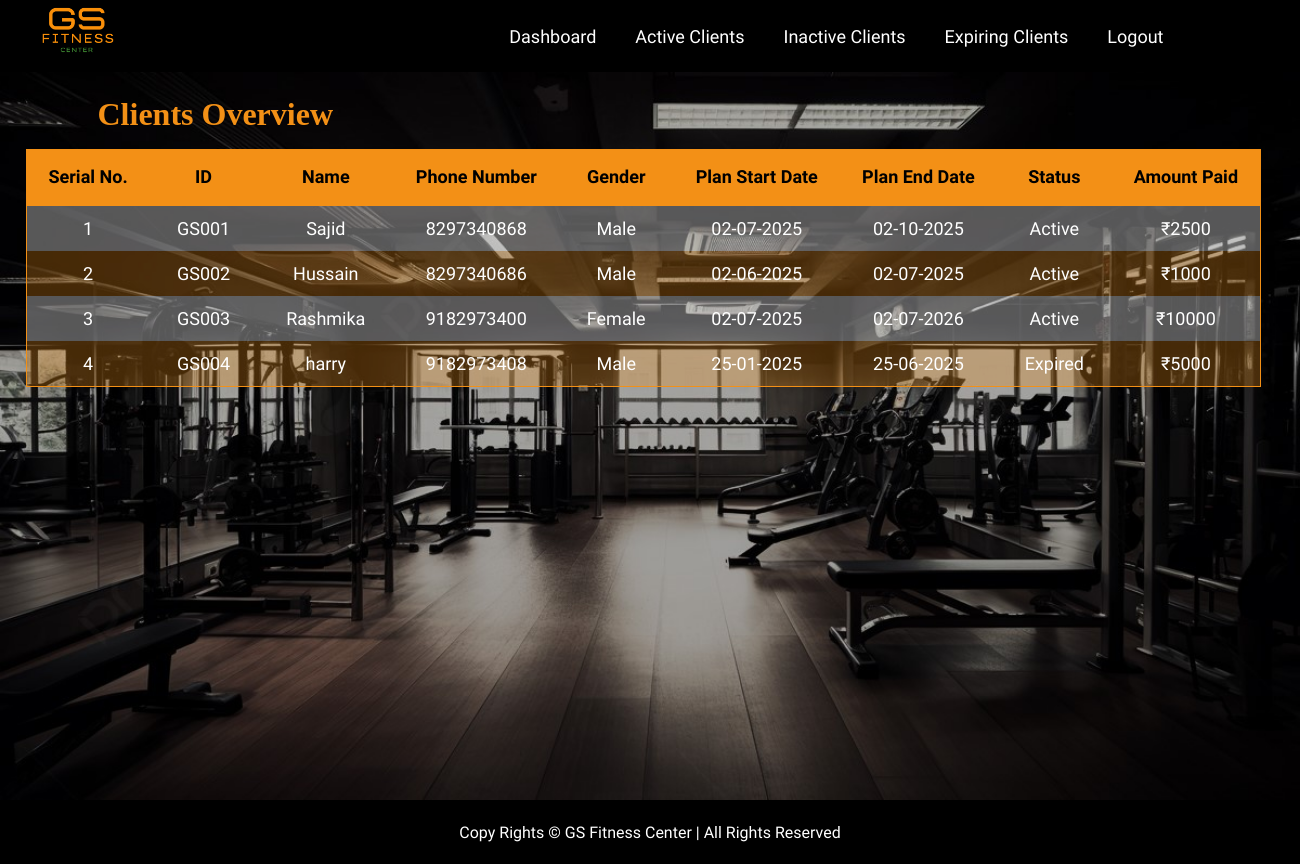
Page /clients-overview (signed in) on the committed database.
### app.py (models this page shows)
class Client(db.Model):
    id = db.Column(db.Integer, primary_key=True)
    custom_id = db.Column(db.String(10), unique=True)
    name = db.Column(db.String(100), nullable=False)
    phone = db.Column(db.String(20), nullable=False)
    gender = db.Column(db.String(10), nullable=False)
    plan_start = db.Column(db.Date, nullable=False)
    plan_end = db.Column(db.Date, nullable=False)
    status = db.Column(db.String(20), nullable=False)
    amount_paid = db.Column(db.Integer, nullable=False)

### app.py (the view)
@app.route("/clients-overview")
def clients_overview():
    if "admin_user" not in session:
        return redirect("/login")
    clients = Client.query.all()
    for client in clients:
        if client.plan_end < date.today():
            client.status = "Expired"
        else:
            client.status = "Active"
    db.session.commit()
    return render_template("clients overview.html", clients = clients)

### templates/clients overview.html (shortened to what this page needs)
<!DOCTYPE html>
<html lang="en">
<head>
    <link rel="stylesheet" href="/static/css/clients overview.css">
</head>
<body>
    <header>
        <div class="logo">
            <img src="/static/images/Logo.png" alt="">
        </div>
        <nav>
            <ul>
                <li><a href="/dashboard">Dashboard</a></li>
                <li><a href="/active-clients">Active Clients</a></li>
                <li><a href="/inactive-clients">Inactive Clients</a></li>
                <li><a href="/expiring-clients">Expiring Clients</a></li>
                <li><a href="/login">Logout</a></li>
            </ul>
        </nav>
    </header>
    <main>
        <h1>Clients Overview</h1>
        <table>
            <thead>
                <tr>
                    <th>Serial No.</th>
                    <th>ID</th>
                    <th>Name</th>
                    <th>Phone Number</th>
                    <th>Gender</th>
                    <th>Plan Start Date</th>
                    <th>Plan End Date</th>
                    <th>Status</th>
                    <th>Amount Paid</th>
                </tr>
            </thead>
            <tbody>
                {% for client in clients %}
                <tr>
                    <td>{{ loop.index }}</td>
                    <td>{{ client.custom_id }}</td>
                    <td>{{ client.name }}</td>
                    <td>{{ client.phone }}</td>
                    <td>{{ client.gender }}</td>
                    <td>{{ client.plan_start.strftime('%d-%m-%Y') }}</td>
                    <td>{{ client.plan_end.strftime('%d-%m-%Y') }}</td>
                    <td>{{ client.status }}</td>
                    <td>₹{{ client.amount_paid }}</td>
                </tr>
                {% endfor %}
            </tbody>
        </table>
    </main>
    <footer>
        <p>Copy Rights &copy; GS Fitness Center | All Rights Reserved</p>
    </footer>
</body>
</html>

### static/css/clients overview.css (style rules this page uses)
* { margin: 0; padding: 0; box-sizing: border-box; }
body { overflow-x: hidden; }
header { background-color: black; height: 9vh; display: flex; justify-content: space-between; }
nav ul { height: 9vh; display: flex; align-items: center; padding: 0 9vw; }
nav ul li { list-style: none; padding: 0 1.5vw; }
nav ul li a { color: white; text-decoration: none; font-family: "Barlow Condensed", serif; font-weight: 500; font-size: large; }
.logo img { width: 12vw; padding: 0.5vh 2vw; }
main { height: calc(100vh - 9vh); background-image: url("/static/images/Dash_BG.jpg"); background-repeat: no-repeat; background-size: cover; }
h1 { color: #f39016; position: relative; left: 7.5vw; top: 3vh; }
table { width: 95vw; color: white; font-family: "Barlow Condensed", serif; border: 0.5px solid #f39016; position: relative; left: 2vw; top: 5vh; border-collapse: collapse; }
thead tr th { padding: 2vh 1.5vw; border-bottom: 3px solid #f39016; background-color: #f39016; color: #000; font-weight: 600; font-size: 18px; text-align: center; }
tbody tr td { padding: 1.5vh 2vw; text-align: center; font-weight: 400; font-size: 18px; }
tbody tr:nth-child(odd) { background-color: rgba(255, 255, 255, 0.342); }
tbody tr:nth-child(even) { background-color: #f3901648; }
footer { height: 8vh; background-color: black; color: white; display: flex; justify-content: center; align-items: center; font-family: "Barlow Condensed", serif; font-weight: 500; }

### rows in the picture
Client: custom_id "GS001", name "Sajid", phone "8297340868", gender "Male", plan_start "02-07-2025", plan_end "02-10-2025", status "Active", amount_paid "2500"
Client: custom_id "GS002", name "Hussain", phone "8297340686", gender "Male", plan_start "02-06-2025", plan_end "02-07-2025", status "Active", amount_paid "1000"
Client: custom_id "GS003", name "Rashmika", phone "9182973400", gender "Female", plan_start "02-07-2025", plan_end "02-07-2026", status "Active", amount_paid "10000"
Client: custom_id "GS004", name "harry", phone "9182973408", gender "Male", plan_start "25-01-2025", plan_end "25-06-2025", status "Expired", amount_paid "5000"
